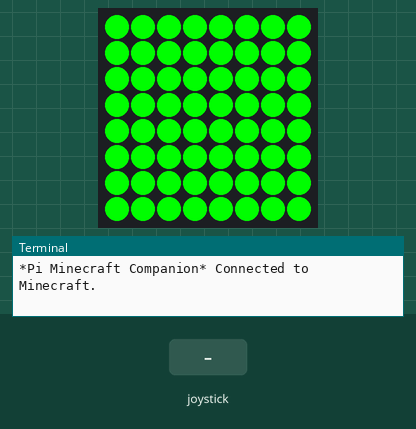
A program run on a simulated Raspberry Pi (BCM pin numbers) with a Sense HAT. Shown: the Sense HAT's 8×8 RGB LED matrix, the last lines printed to the terminal. Inputs (shaded band) come from the test bench.

Above: at 1.5 s.
2.9 s: joystick pushed up
At 3.4 s:
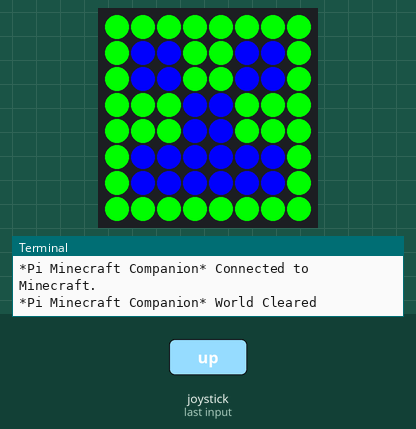
4.5 s: joystick pushed down
At 5.8 s:
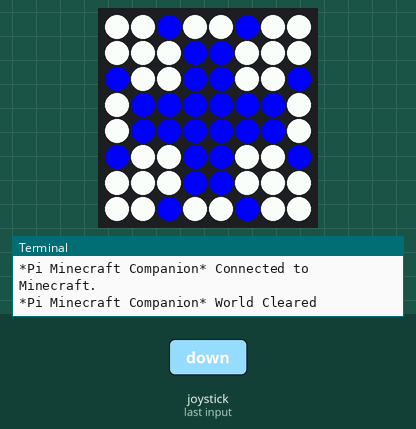
6.1 s: joystick pushed left
At 7.0 s:
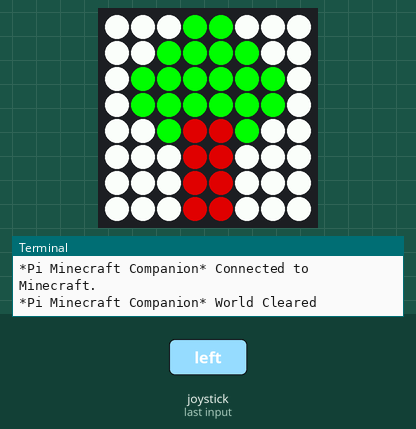
7.7 s: joystick pushed right
At 8.2 s:
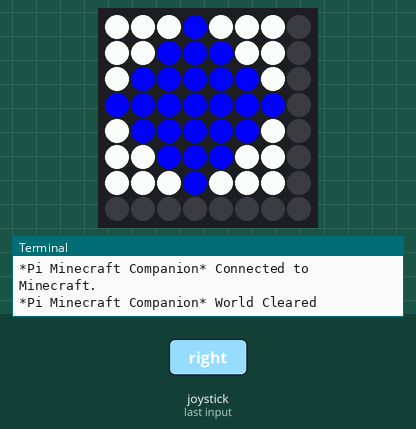
Timing chart, 0 to 10.3 s (numbered marks = the images above; inputs shaded):
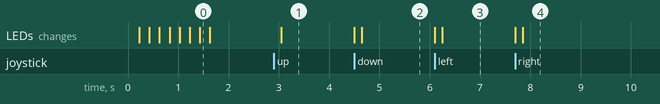

Measured:
- after the input at 2.9 s, the LEDs: change after 0.15 s (image 1)
- after the input at 4.5 s, the LEDs: first change at once (image 2 shows a later state)
- after the input at 6.1 s, the LEDs: first change at once (image 3 shows a later state)
- after the input at 7.7 s, the LEDs: first change at once (image 4 shows a later state)

The program:

sensehat-only_no-mc_.py
```python
#from picamera import PiCamera
from time import sleep
#from gpiozero import Button, LED, TrafficLights
import random
from sense_hat import SenseHat, ACTION_PRESSED, ACTION_HELD, ACTION_RELEASED

print("*Pi Minecraft Companion* Connected to Minecraft.")

sense = SenseHat()
#sense.show_message("Hello World!")

r=(255,0,0)
g=(0,255,0)
b=(0,0,255)
w=(255,255,255)
br=(165,42,42)
o=(0,0,0)

sense.clear()
i=0
#fill column one at a time
for i in range(8):
    sense.set_pixel(0,i,g)
    sense.set_pixel(1,i,g)
    sense.set_pixel(2,i,g)
    sense.set_pixel(3,i,g)
    sense.set_pixel(4,i,g)
    sense.set_pixel(5,i,g)
    sense.set_pixel(6,i,g)
    sense.set_pixel(7,i,g)
    sleep(0.2)
    i=i+1

frame1 = [
g,g,g,g,g,g,g,g,
g,b,b,g,g,b,b,g,
g,b,b,g,g,b,b,g,
g,g,g,b,b,g,g,g,
g,g,g,b,b,g,g,g,
g,b,b,b,b,b,b,g,
g,b,b,b,b,b,b,g,
g,g,g,g,g,g,g,g,
]

frame2 = [
g,g,g,g,g,g,g,g,
g,w,w,g,g,w,w,g,
g,w,w,g,g,w,w,g,
g,g,g,w,w,g,g,g,
g,g,g,w,w,g,g,g,
g,w,w,w,w,w,w,g,
g,w,w,w,w,w,w,g,
g,g,g,g,g,g,g,g,
]

diamond = [
w,w,w,b,w,w,w,o,
w,w,b,b,b,w,w,o,
w,b,b,b,b,b,w,o,
b,b,b,b,b,b,b,o,
w,b,b,b,b,b,w,o,
w,w,b,b,b,w,w,o,
w,w,w,b,w,w,w,o,
o,o,o,o,o,o,o,o,
]

tree = [
    w, w, w, g, g, w, w, w,
    w, w, g, g, g, g, w, w,
    w, g, g, g, g, g, g, w,
    w, g, g, g, g, g, g, w,
    w, w, g, br, br, g, w, w,
    w, w, w, br, br, w, w, w,
    w, w, w, br, br, w, w, w,
    w, w, w, br, br, w, w, w,
    ]

pi = [
    w, g, w, g, g, w, g, w,
    w, w, g, g, g, g, w, w,
    w, w, w, g, g, w, w, w,
    w, w, r, r, r, r, w, w,
    w, w, r, r, r, r, w, w,
    w, w, r, r, r, r, w, w,
    w, w, w, r, r, w, w, w,
    w, w, w, r, r, w, w, w,

    ]

snowflake1 = [
    b, w, b, w, b, w, b, o,
    w, w, b, w, b, w, w, o,
    b, b, w, w, w, b, b, o,
    w, w, w, w, w, w, w, o,
    b, b, w, w, w, b, b, o,
    w, w, b, w, b, w, w, o,
    b, w, b, w, b, w, b, o,
    o, o, o, o, o, o, o, o,
    ]


snowflake = [
    w, w, b, w, w, b, w, w,
    w, w, w, b, b, w, w, w,
    b, w, w, b, b, w, w, b,
    w, b, b, b, b, b, b, w,
    w, b, b, b, b, b, b, w,
    b, w, w, b, b, w, w, b,
    w, w, w, b, b, w, w, w,
    w, w, b, w, w, b, w, w,
    ]


sense.clear()
#flashing creeper
#while True:
#    sense.set_pixels(frame1)
#    sleep(0.5)
#    sense.set_pixels(frame2)
#    sleep(0.5)

def upMenu(event):
  sense.clear()
  if event.action == ACTION_RELEASED:
    print("*Pi Minecraft Companion* World Cleared")
    sense.set_pixels(frame1)
    #menu item 1


def downMenu(event):
  sense.clear()
  if event.action == ACTION_RELEASED:
    sense.set_pixels(snowflake)
    #menu item 2
    sense.stick.direction_middle = downCreate

def downCreate(event):
  if event.action == ACTION_RELEASED:
    print("*Pi Minecraft Companion* Igloo Created.")
    # igloo

def rightMenu(event):
  sense.clear()
  if event.action == ACTION_RELEASED:
    sense.set_pixels(diamond)
    #menu item 3
    sense.stick.direction_middle = rightCreate

def rightCreate(event):
  if event.action == ACTION_RELEASED:
    print("*Pi Minecraft Companion* Diamond House Created")
    #Build diamond house


def leftMenu(event):
  sense.clear()
  if event.action == ACTION_RELEASED:
    #print("*Pi Minecraft Companion* Tree Created.")
    sense.set_pixels(tree)
    #sense.set_pixels(frame1)
    #menu item 4
    sense.stick.direction_middle = leftCreate

def leftCreate(event):
    if event.action == ACTION_RELEASED:
        print("*Pi Minecraft Companion* Tree Created.")
        sense.set_pixels(tree)
        #sense.set_pixels(frame1)
        #menu item 4

def okSelect(event):
  sense.clear()
  if event.action == ACTION_RELEASED:
    print("*Pi Minecraft Companion* Selected.")
    sense.set_pixels(pi)
  #menu item 1

##### Menu System SenseHat Joystick = U,D,L,R or M
sense.stick.direction_up = upMenu
sense.stick.direction_down = downMenu
sense.stick.direction_right = rightMenu
sense.stick.direction_left = leftMenu
#sense.stick.direction_middle = okSelect

while True:
    pass
```
